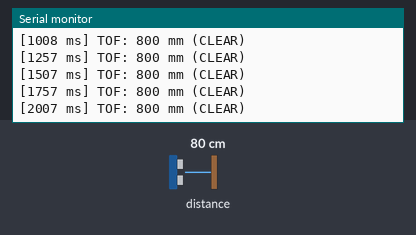
This sketch was run on a simulated ESP32. On the bench: the last lines printed to the serial monitor. The test bench sets the inputs (shaded band); at power-on: distance to the obstacle 80 cm.

Above: at 2.2 s.
2.3 s: distance to the obstacle set to 2 cm
At 2.69 s:
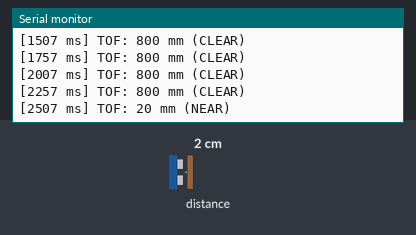
4.2 s: distance to the obstacle set to 4 cm
At 4.44 s:
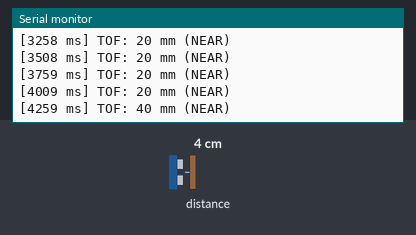

Measured:
- after the input at 2.3 s, the serial monitor: prints a new line after 0.21 s (image 1)
- after the input at 4.2 s, the serial monitor: prints a new line after 0.06 s (image 2)

The sketch:

TofSensorTest.ino
```cpp
// Single TOF400C / VL53L1X test for an ESP32 DevKit V1.
//
// Wiring:
//   Sensor VIN  -> ESP32 3V3
//   Sensor GND  -> ESP32 GND
//   Sensor SDA  -> ESP32 GPIO 21
//   Sensor SCL  -> ESP32 GPIO 22
//   Sensor INT and SHUT are not used and can remain disconnected.
//
// Required Arduino library: "VL53L1X" by Pololu.
// Open Serial Monitor at 115200 baud after uploading.

#include <Arduino.h>
#include <Wire.h>
#include <VL53L1X.h>

const uint8_t I2C_SDA_PIN = 21;
const uint8_t I2C_SCL_PIN = 22;

const uint32_t SERIAL_BAUD = 115200;
const uint32_t SENSOR_TIMEOUT_MS = 500;
const uint32_t MEASUREMENT_PERIOD_MS = 100;
const uint32_t PRINT_PERIOD_MS = 250;

// Only used to make the Serial Monitor output easier to interpret.
// Change this later to match the final door geometry.
const uint16_t NEAR_THRESHOLD_MM = 500;

VL53L1X tofSensor;
bool sensorReady = false;

void setup() {
  Serial.begin(SERIAL_BAUD);
  delay(1000);

  Serial.println();
  Serial.println("Single TOF400C / VL53L1X test starting");
  Serial.printf("I2C wiring: SDA=GPIO %u, SCL=GPIO %u\n",
                I2C_SDA_PIN, I2C_SCL_PIN);

  Wire.begin(I2C_SDA_PIN, I2C_SCL_PIN);
  Wire.setClock(400000);

  tofSensor.setTimeout(SENSOR_TIMEOUT_MS);

  // A single VL53L1X can use its factory 7-bit I2C address, 0x29.
  if (!tofSensor.init()) {
    Serial.println("ERROR: TOF sensor did not respond at I2C address 0x29.");
    Serial.println("Check VIN, GND, SDA, and SCL wiring.");
    return;
  }

  tofSensor.setDistanceMode(VL53L1X::Long);

  if (!tofSensor.setMeasurementTimingBudget(50000)) {
    Serial.println("ERROR: Could not set the TOF sensor timing budget.");
    return;
  }

  tofSensor.startContinuous(MEASUREMENT_PERIOD_MS);
  sensorReady = true;

  Serial.println("TOF sensor ready at I2C address 0x29.");
  Serial.println("Continuous distance readings follow:");
}

void loop() {
  static uint32_t lastPrintMs = 0;

  if (millis() - lastPrintMs < PRINT_PERIOD_MS) {
    delay(1);
    return;
  }
  lastPrintMs = millis();

  Serial.printf("[%lu ms] TOF: ", millis());

  if (!sensorReady) {
    Serial.println("NOT INITIALIZED");
    return;
  }

  const uint16_t distanceMm = tofSensor.read();

  if (tofSensor.timeoutOccurred()) {
    Serial.println("TIMEOUT");
    return;
  }

  Serial.printf("%u mm (%s)\n", distanceMm,
                distanceMm <= NEAR_THRESHOLD_MM ? "NEAR" : "CLEAR");
}
```
